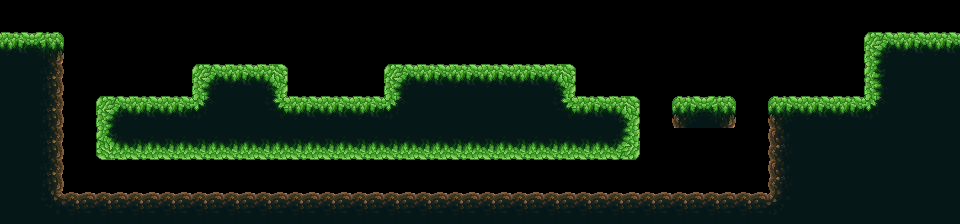

Rendered tile map (Tiled .tmx) drawn with the repository's tilesets; below, a short description and the full map source, tile grids included:
An orthogonal 30x7 tile map with 32x32 px tiles, 1 tile layer (collisionLayer) and 7 objects (4x potion, 2x snake, player).

<map version="1.4" tiledversion="1.4.3" orientation="orthogonal" renderorder="right-down" width="30" height="7" tilewidth="32" tileheight="32" infinite="0" nextlayerid="3" nextobjectid="8">
 <editorsettings>
  <export target="map1.json" format="json" />
 </editorsettings>
 <tileset firstgid="1" name="game-tiles" tilewidth="32" tileheight="32" tilecount="220" columns="20">
  <image source="Nature_TileSet.png" width="640" height="352" />
 </tileset>
 <layer id="1" name="collisionLayer" width="30" height="7">
  <data encoding="csv">
0,0,0,0,0,0,0,0,0,0,0,0,0,0,0,0,0,0,0,0,0,0,0,0,0,0,0,0,0,0,
62,7,0,0,0,0,0,0,0,0,0,0,0,0,0,0,0,0,0,0,0,0,0,0,0,0,0,61,62,62,
22,27,0,0,0,0,61,62,63,0,0,0,61,62,62,62,62,63,0,0,0,0,0,0,0,0,0,81,82,82,
22,27,0,61,62,62,106,82,104,62,62,62,106,82,82,82,82,104,62,63,0,9,7,0,9,62,62,106,82,82,
22,27,0,101,102,102,102,102,102,102,102,102,102,102,102,102,102,102,102,103,0,0,0,0,29,82,82,82,82,82,
22,27,0,0,0,0,0,0,0,0,0,0,0,0,0,0,0,0,0,0,0,0,0,0,29,82,82,82,82,82,
82,44,2,2,2,2,2,2,2,2,2,2,2,2,2,2,2,2,2,2,2,2,2,2,46,82,82,82,82,82
</data>
 </layer>
 <objectgroup id="2" name="objectLayer">
  <object id="1" name="playerSpawn" type="player" x="33.8541" y="30.8448">
   <point />
  </object>
  <object id="2" name="potion" type="potion" x="239.988" y="58.6804">
   <point />
  </object>
  <object id="3" name="potion" type="potion" x="608.621" y="91.0299">
   <point />
  </object>
  <object id="4" name="potion" type="potion" x="355.092" y="190.335">
   <point />
  </object>
  <object id="5" name="potion" type="potion" x="925.345" y="30.8448">
   <point />
  </object>
  <object id="6" name="snakeSpawn" type="snake" x="128.646" y="77.4882">
   <point />
  </object>
  <object id="7" name="snakeSpawn2" type="snake" x="704.917" y="184.317">
   <point />
  </object>
 </objectgroup>
</map>